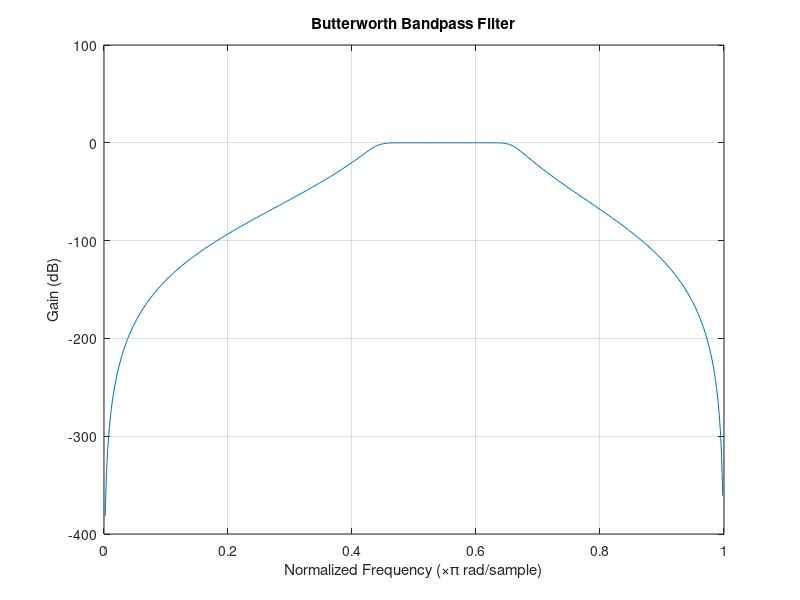

MATLAB code to generate this figure:
% Design a Butterworth IIR bandpass filter. The specifications are as follows:
% normalized passband edges at 0.45p and 0.65p, normalized stopband edges at 0.3p and
% 0.75p, passband ripple of 1 dB, and a minimum stopband attenuation of 40 dB.

Wp=[0.45 0.65]; 
Ws= [0.3 0.75]; 
Rp=1 ;%db
Rs= 40; %db

[n,Wn] = buttord(Wp,Ws,Rp,Rs);
[b,a] = butter(n,Wn,"bandpass");
[h,w] = freqz(b,a);

% freqz(b,a,512)

plot(w/pi,20*log10(abs(h)))
grid on
xlabel('Normalized Frequency (\times\pi rad/sample)')
ylabel('Gain (dB)')
title("Butterworth Bandpass Filter")
